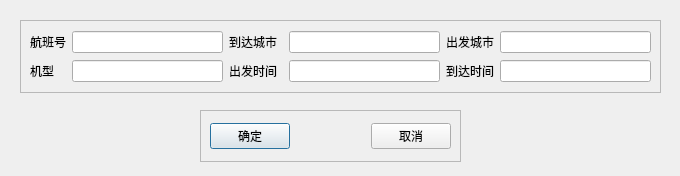
<?xml version="1.0" encoding="UTF-8"?>
<ui version="4.0">
 <class>Dialog</class>
 <widget class="QDialog" name="Dialog">
  <property name="geometry">
   <rect>
    <x>0</x>
    <y>0</y>
    <width>680</width>
    <height>176</height>
   </rect>
  </property>
  <property name="windowTitle">
   <string>Dialog</string>
  </property>
  <widget class="QFrame" name="frame">
   <property name="geometry">
    <rect>
     <x>20</x>
     <y>20</y>
     <width>641</width>
     <height>73</height>
    </rect>
   </property>
   <property name="frameShape">
    <enum>QFrame::StyledPanel</enum>
   </property>
   <property name="frameShadow">
    <enum>QFrame::Raised</enum>
   </property>
   <layout class="QGridLayout" name="gridLayout">
    <item row="2" column="2">
     <widget class="QLabel" name="label_time_l">
      <property name="text">
       <string>出发时间</string>
      </property>
     </widget>
    </item>
    <item row="2" column="6">
     <widget class="QLineEdit" name="lineEdit_time_a"/>
    </item>
    <item row="2" column="1">
     <widget class="QLineEdit" name="lineEdit_plane"/>
    </item>
    <item row="2" column="4">
     <widget class="QLineEdit" name="lineEdit_time_l"/>
    </item>
    <item row="2" column="5">
     <widget class="QLabel" name="label_time_a">
      <property name="text">
       <string>到达时间</string>
      </property>
     </widget>
    </item>
    <item row="0" column="0">
     <widget class="QLabel" name="label_flight">
      <property name="text">
       <string>航班号</string>
      </property>
     </widget>
    </item>
    <item row="0" column="2" colspan="2">
     <widget class="QLabel" name="label_to_c">
      <property name="text">
       <string>到达城市</string>
      </property>
     </widget>
    </item>
    <item row="0" column="1">
     <widget class="QLineEdit" name="lineEdit_flight"/>
    </item>
    <item row="2" column="0">
     <widget class="QLabel" name="label_plane">
      <property name="text">
       <string>机型</string>
      </property>
     </widget>
    </item>
    <item row="0" column="4">
     <widget class="QLineEdit" name="lineEdit_to_c"/>
    </item>
    <item row="0" column="5">
     <widget class="QLabel" name="label_from_c">
      <property name="text">
       <string>出发城市</string>
      </property>
     </widget>
    </item>
    <item row="0" column="6">
     <widget class="QLineEdit" name="lineEdit_from_c"/>
    </item>
   </layout>
  </widget>
  <widget class="QFrame" name="frame_2">
   <property name="geometry">
    <rect>
     <x>200</x>
     <y>110</y>
     <width>261</width>
     <height>52</height>
    </rect>
   </property>
   <property name="frameShape">
    <enum>QFrame::StyledPanel</enum>
   </property>
   <property name="frameShadow">
    <enum>QFrame::Raised</enum>
   </property>
   <layout class="QHBoxLayout" name="horizontalLayout">
    <item>
     <widget class="QPushButton" name="pushButton_ok">
      <property name="text">
       <string>确定</string>
      </property>
     </widget>
    </item>
    <item>
     <spacer name="horizontalSpacer">
      <property name="orientation">
       <enum>Qt::Horizontal</enum>
      </property>
      <property name="sizeHint" stdset="0">
       <size>
        <width>40</width>
        <height>20</height>
       </size>
      </property>
     </spacer>
    </item>
    <item>
     <widget class="QPushButton" name="pushButton_cancel">
      <property name="text">
       <string>取消</string>
      </property>
     </widget>
    </item>
   </layout>
  </widget>
 </widget>
 <resources/>
 <connections/>
</ui>
